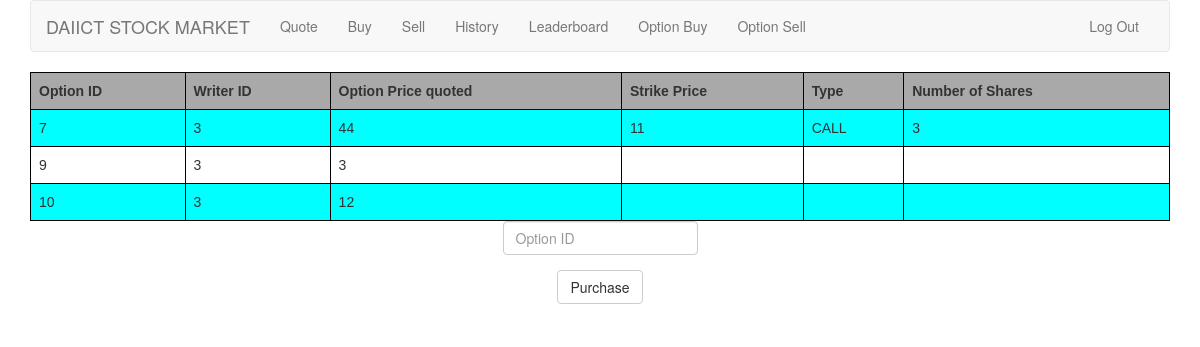
The page /options/ (signed in) on the database as committed earlier.
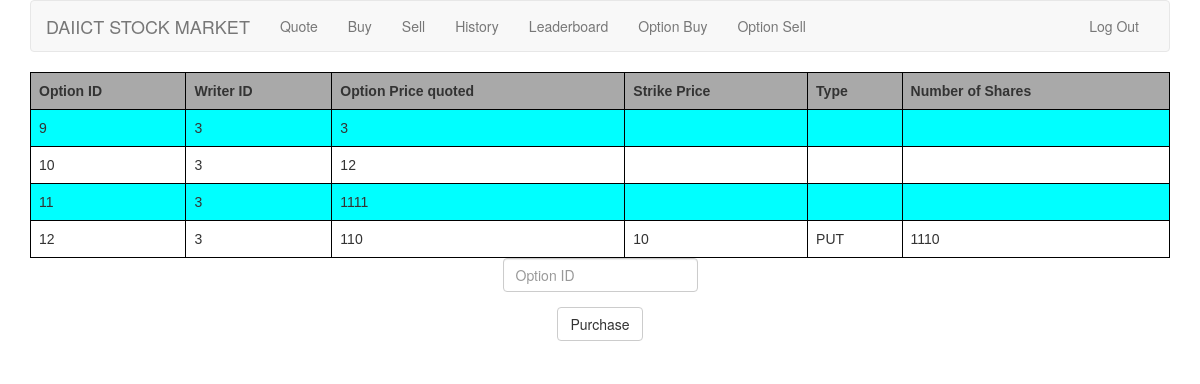
The same page on the database as committed later.
### tables this page shows
CREATE TABLE "option_post" (
	"option_id" INTEGER PRIMARY KEY,
	"writer_id" INTEGER NOT NULL,
	"strike_price" INTEGER NOT NULL,
	"option_price" INTEGER NOT NULL,
	"option_type" STRING NOT NULL,
	"num_of_shares" INTEGER NOT NULL,
	"transaction_date" INTEGER NOT NULL,
	 FOREIGN KEY(writer_id) REFERENCES users(id)
);

### application.py (the view, shortened to what this page needs)
@app.route("/options/", methods=["GET", "POST"])
@login_required
def options():
    current_user = session["user_id"]
    current_cash = c.execute("SELECT cash FROM users WHERE id = :CURRENT_USER", [current_user]).fetchall()[0][0]
    if request.method == "GET":
        transactions = c.execute("SELECT * FROM option_post").fetchall()
        return render_template("options.html", transactions=transactions)

### helpers.py (called while the page is built)
def login_required(f):
    @wraps(f)
    def decorated_function(*args, **kwargs):
        if session.get("user_id") is None:
            return redirect(url_for("login", next=request.url))
        return f(*args, **kwargs)
    return decorated_function

### templates/options.html (shortened to what this page needs)
{% extends "layout.html" %}
{% block main %}
    <table>
        <tr>
            <th>Option ID</th>
            <th>Writer ID</th>
            <th>Option Price quoted</th>
            <th>Strike Price</th>
            <th>Type</th>
            <th>Number of Shares</th>
        </tr>
        {% for option_transaction in transactions %}
            <tr>
                <td>{{ option_transaction[0] }}</td>
                <td>{{ option_transaction[1] }}</td>
                <td>{{ option_transaction[3] }}</td>
                <td>{{ option_transaction[2] }}</td>
                <td>{{ option_transaction[4] }}</td>
                <td>{{ option_transaction[5] }}</td>
            </tr>
        {% endfor %}
    </table>
    <form action="{{ url_for('options') }}" method="post">
        <fieldset>
            <div class="form-group">
                <input autocomplete="off" autofocus class="form-control" name="option-ID" placeholder="Option ID"
                       type="text"/>
            </div>
            <div class="form-group">
                <button class="btn btn-default" type="submit">Purchase</button>
            </div>
        </fieldset>
    </form>
{% endblock %}

### templates/layout.html (shortened to what this page needs)
<!DOCTYPE html>
<html lang="en">
<head>
    <link href="https://maxcdn.bootstrapcdn.com/bootstrap/3.3.7/css/bootstrap.min.css" rel="stylesheet"/>
    <link href="{{ url_for('static', filename='styles.css') }}" rel="stylesheet"/>
</head>
<body>
<div class="container">
    <nav class="navbar navbar-default">
        <div class="container-fluid">
            <div class="navbar-header">
                <a class="navbar-brand" href="{{ url_for('index') }}"><span class="red">DAIICT </span><span class="red">STOCK MARKET</span></a>
            </div>
            <div class="collapse navbar-collapse" id="navbar">
                {% if session.user_id %}
                    <ul class="nav navbar-nav">
                        <li><a href="{{ url_for('quote') }}">Quote</a></li>
                        <li><a href="{{ url_for('buy') }}">Buy</a></li>
                        <li><a href="{{ url_for('sell') }}">Sell</a></li>
                        <li><a href="{{ url_for('history') }}">History</a></li>
                        <li><a href="{{ url_for('leaderboard') }}">Leaderboard</a></li>
                        <li><a href="{{ url_for('options') }}">Option Buy</a></li>
                        <li><a href="{{ url_for('options_sell') }}">Option Sell</a></li>
                    </ul>
                    <ul class="nav navbar-nav navbar-right">
                        <li><a href="{{ url_for('logout') }}">Log Out</a></li>
                    </ul>
                {% else %}
                    <ul class="nav navbar-nav navbar-right">
                        <li><a href="{{ url_for('register') }}">Register</a></li>
                        <li><a href="{{ url_for('logout') }}">Log In</a></li>
                    </ul>
                {% endif %}
            </div>
        </div>
    </nav>
    <main>
        {% block main %}{% endblock %}
    </main>
</div>
</body>
</html>

### static/styles.css (style rules this page uses)
.container { margin-left: auto; margin-right: auto; text-align: center; }
table { font-family: arial, sans-serif; border-collapse: collapse; width: 100%; }
th { background-color: darkgray; }
td, th { border: 1px solid #000; text-align: left; padding: 8px; }
tr:nth-child(even) { background-color: aqua; }
main .form-control { display: inline-block; width: auto; }
main td { text-align: left; }

Rows that differ between the two databases and show on the page:
removed option_post: option_id "7", writer "3", option_price "44", strike_price "11", option_type "CALL", num_of_shares "3"
added option_post: option_id "11", writer "3", option_price "1111"
added option_post: option_id "12", writer "3", option_price "110", strike_price "10", option_type "PUT", num_of_shares "1110"
